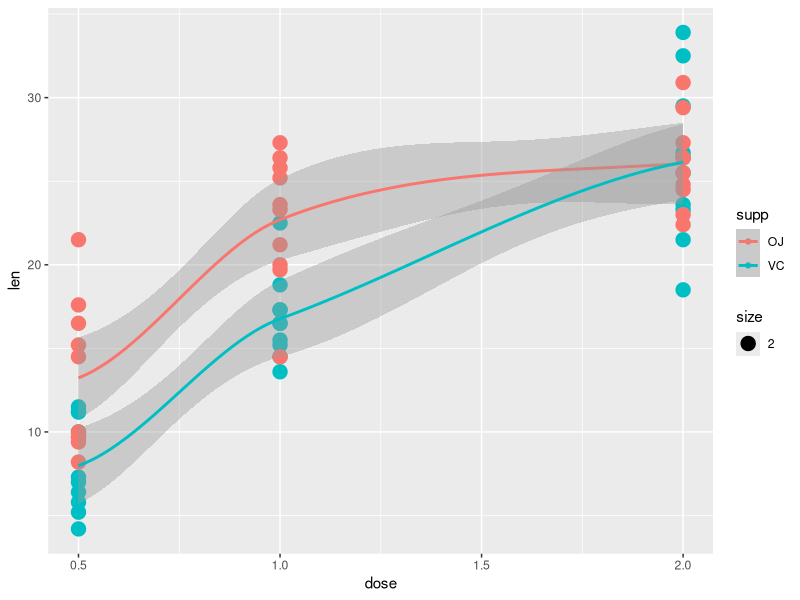

This chart was generated by the following R code:
## ---- chunk 1
data( "ToothGrowth" )
library( "ggplot2" )
qplot( dose, len, data=ToothGrowth, colour = supp, size = 2 ) + geom_smooth( size = 1 )
